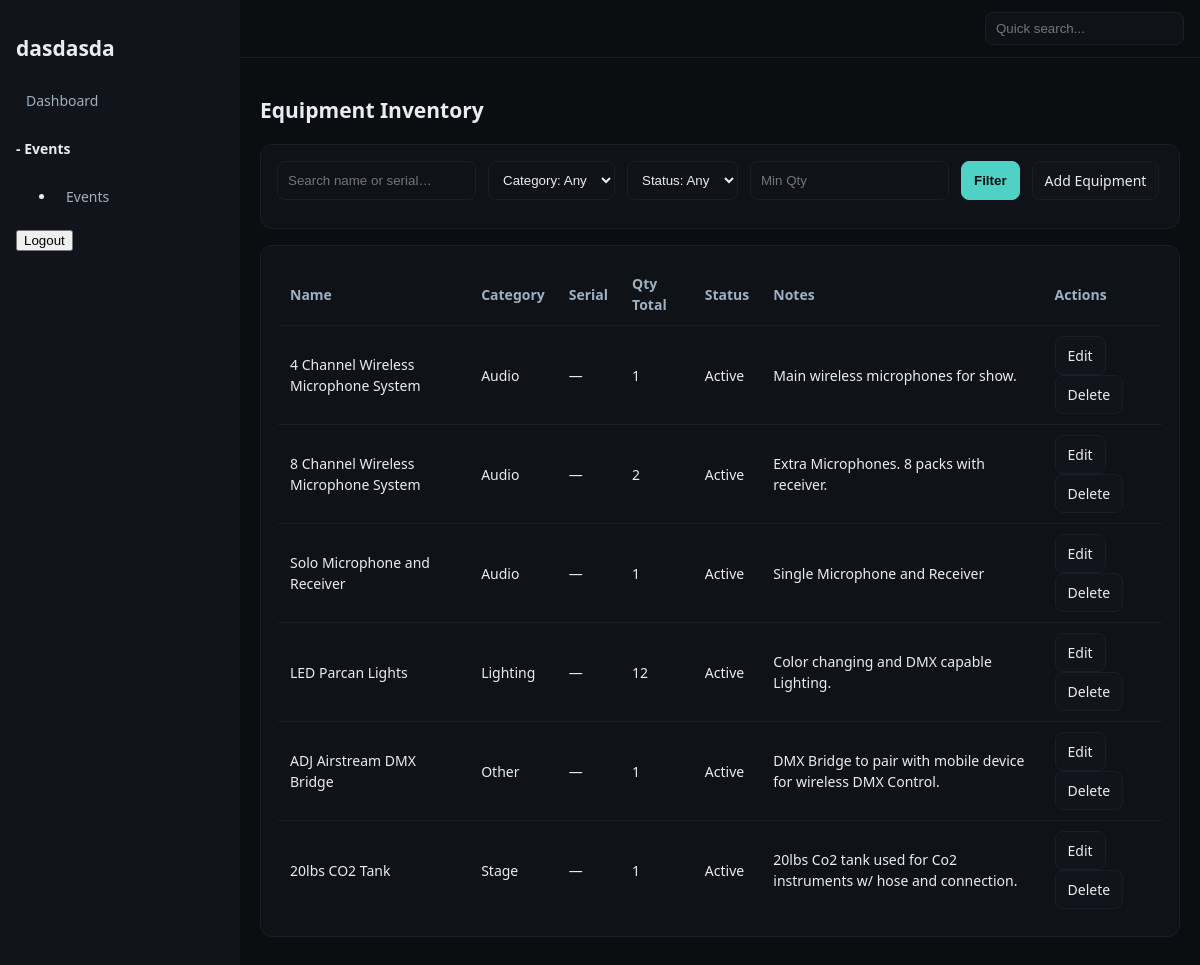
The page /control/equipment/ (signed in) on the database its author committed.
### pages/models.py (models this page shows, shortened)
class Artist(models.Model):
    ROLE_CHOICES = [("headliner","Headliner"),("opener","Opener"),("guest","Guest")]
    user = models.OneToOneField(
        User,
        null=True,
        blank=True,
        on_delete=models.SET_NULL,
        help_text="Headliner account that can edit this EPK.",
        related_name="artist_dashboard"
    )
    name = models.CharField(max_length=160)
    slug = models.SlugField(max_length=180, unique=True, blank=True)
    short_tag = models.CharField(max_length=40, blank=True, help_text="Short label used on the headliners grid")
    genre = models.CharField(max_length=120, blank=True)
    hometown = models.CharField(max_length=120, blank=True)
    bio = models.TextField(blank=True)
    avatar = models.ImageField(upload_to="artists/avatar/", blank=True)
    hero_image = models.ImageField(upload_to="artists/hero/", blank=True)
    is_public = models.BooleanField(default=True)
    sort = models.PositiveIntegerField(default=0)
    default_role = models.CharField(max_length=20, choices=ROLE_CHOICES, default="opener")
    website_url = models.URLField(blank=True)
    instagram_url = models.URLField(blank=True)
    tiktok_url = models.URLField(blank=True)
    youtube_url = models.URLField(blank=True)
    spotify_url = models.URLField(blank=True)
    apple_url = models.URLField(blank=True)
    contact_email = models.EmailField(blank=True)
    class Meta:
        ordering = ["sort", "name"]

### equipment/models.py (models this page shows, shortened)
class Equipment(models.Model):
    CATEGORY_CHOICES = [
        ("audio", "Audio"),
        ("lighting", "Lighting"),
        ("stage", "Stage"),
        ("video", "Video"),
        ("other", "Other"),
    ]
    name = models.CharField(max_length=160)
    category = models.CharField(max_length=20, choices=CATEGORY_CHOICES, default="other")
    serial = models.CharField(max_length=120, blank=True)
    qty_total = models.PositiveIntegerField(default=1)
    notes = models.TextField(blank=True)
    active = models.BooleanField(default=True)

### equipment/views.py (the view)
# urls.py: path("", views.equipment_list, name="list"),
@login_required
def equipment_list(request):
    q = (request.GET.get("q") or "").strip()
    category = (request.GET.get("category") or "").strip()
    active = (request.GET.get("active") or "").strip()
    min_qty = request.GET.get("min_qty") or ""
    qs = Equipment.objects.all().order_by("category", "name")
    if q: qs = qs.filter(Q(name__icontains=q) | Q(serial__icontains=q))
    if category: qs = qs.filter(category=category)
    if active == "yes": qs = qs.filter(active=True)
    elif active == "no": qs = qs.filter(active=False)
    if min_qty:
        try: qs = qs.filter(qty_total__gte=int(min_qty))
        except ValueError: pass
    ctx = {"rows": qs, "q": {"q": q, "category": category, "active": active, "min_qty": min_qty},
           "categories": Equipment.CATEGORY_CHOICES}
    return render(request, "equipment/equipment_list.html", ctx)

### templates/equipment/equipment_list.html (shortened to what this page needs)
{% extends 'controlpanel/dashboard.html' %}
{% block content %}
<h1>Equipment Inventory</h1>
<form method="get" class="card">
  <div class="form-row">
    <input class="input" name="q" placeholder="Search name or serial…" value="{{ q.q }}">
    <select class="input" name="category">
      <option value="">Category: Any</option>
    </select>
    <select class="input" name="active">
      <option value="">Status: Any</option>
    </select>
    <input class="input" type="number" name="min_qty" placeholder="Min Qty" value="{{ q.min_qty }}">
    <button class="btn primary">Filter</button>
    <a class="btn" href="{% url 'control:equipment:add' %}">Add Equipment</a>
  </div>
</form>
<div class="card">
  <table class="table">
    <thead>
      <tr>
        <th>Name</th>
        <th>Category</th>
        <th>Serial</th>
        <th>Qty Total</th>
        <th>Status</th>
        <th>Notes</th>
        <th>Actions</th>
      </tr>
    </thead>
    <tbody>
      {% for e in rows %}
        <tr>
          <td>{{ e.name }}</td>
          <td>{{ e.get_category_display }}</td>
          <td>{{ e.serial|default:"—" }}</td>
          <td>{{ e.qty_total }}</td>
          <td>{% if e.active %}Active{% else %}<span class="muted">Inactive</span>{% endif %}</td>
          <td>{{ e.notes|default:"" }}</td>
          <td>
                <a class="btn" href="{% url 'control:equipment:edit' e.id %}">Edit</a>
                <a class="btn" href="{% url 'control:equipment:delete' e.id %}">Delete</a>
            </td>
        </tr>
      {% empty %}
        <tr><td colspan="6" class="muted">No equipment found.</td></tr>
      {% endfor %}
    </tbody>
  </table>
</div>
{% endblock %}

### templates/controlpanel/dashboard.html (shortened to what this page needs)
{% load static %}
<!doctype html>
<html>
  <head>
    {% load static %}
	<link rel="stylesheet" href="{% static 'css/control.css' %}">
  </head>
  <body>
    <div class="cp-shell">
		<aside class="cp-sidebar">
			<div class="cp-brand"><h2>{{user.artist_dashboard.name}}</h2></div>
			<nav class="cp-nav">
				{% if not request.user.is_superuser %}<a href="{% url 'control:pages:artist_dashboard' request.user.artist_dashboard.id %}">Dashboard</a>{% endif %}
				<div>
					<h4 onclick="expandCollapseNav(this)"><span>-</span> Events</h4>
					<ul>
						<li><a href="{% url 'control:events:list' %}">Events</a></li>
					</ul>
				</div>
				<form action="{% url 'control:accounts:logout' %}" method="post" style="display:inline">
					<button type="submit">Logout</button>
				</form>
			</nav>
		</aside>
		<main class="cp-main">
			<header class="cp-topbar" style="align-items: center;justify-content: space-between;">
				<form method="get" action="" class="cp-quicksearch">
					<input type="search" name="q" placeholder="Quick search...">
				</form>
			</header>
			<section class="cp-content">
				{% block content %}{% endblock %}
			</section>
		</main>
    </div>
  </body>
</html>

### static/css/control.css (style rules this page uses)
:root { --bg:#0b0d11; --panel:#11151b; --ink:#e7edf3; --muted:#9eb0c2; --accent:#4fd1c5; }
* { box-sizing:border-box }
html,body { height:100% }
body { margin:0;background:var(--bg);color:var(--ink);font:14px/1.5 system-ui,-apple-system,Segoe UI,Roboto }
a { color:var(--ink);text-decoration:none }
.cp-shell { display:grid;grid-template-columns:240px 1fr;min-height:100vh }
.cp-sidebar { background:var(--panel);padding:16px;position:sticky;top:0; }
.cp-brand { font-weight:700;margin-bottom:16px }
.cp-nav a { display:block;padding:8px 10px;border-radius:8px;color:var(--muted) }
.cp-main { display:flex;flex-direction:column }
.cp-topbar { display:flex;justify-content:flex-end;padding:12px 16px;border-bottom:1px solid #1a1f27 }
.cp-quicksearch input { background:#0f1318;border:1px solid #1a1f27;color:var(--ink);padding:8px 10px;border-radius:8px }
.cp-content { padding:20px }
.table { width:100%;border-collapse:collapse;background:#0f1318;border:1px solid #1a1f27;border-radius:8px;overflow:hidden }
.table th,.table td { padding:10px 12px;border-bottom:1px solid #1a1f27 }
.table th { text-align:left;color:var(--muted);font-weight:600 }
.btn { display:inline-block;padding:8px 12px;border:1px solid #1a1f27;background:#11151b;color:var(--ink);border-radius:8px }
.btn.primary { background:var(--accent);border-color:var(--accent);color:#0b0d11;font-weight:700 }
.input, select { background:#0f1318;border:1px solid #1a1f27;color:var(--ink);padding:8px 10px;border-radius:8px }
.form-row { display:flex;gap:12px;flex-wrap:wrap;margin-bottom:12px;flex-direction: row; }
.card { background:#0f1318;border:1px solid #1a1f27;border-radius:12px;padding:16px;margin-bottom:16px }

### rows shown on the page
Equipment: name "4 Channel Wireless Microphone System", category "Audio", serial "—", qty_total "1", active "Active", notes "Main wireless microphones for show."
Equipment: name "8 Channel Wireless Microphone System", category "Audio", serial "—", qty_total "2", active "Active", notes "Extra Microphones. 8 packs with receiver."
Equipment: name "Solo Microphone and Receiver", category "Audio", serial "—", qty_total "1", active "Active", notes "Single Microphone and Receiver"
Equipment: name "LED Parcan Lights", category "Lighting", serial "—", qty_total "12", active "Active", notes "Color changing and DMX capable Lighting."
Equipment: name "ADJ Airstream DMX Bridge", category "Other", serial "—", qty_total "1", active "Active", notes "DMX Bridge to pair with mobile device for wireless DMX Control."
Equipment: name "20lbs CO2 Tank", category "Stage", serial "—", qty_total "1", active "Active", notes "20lbs Co2 tank used for Co2 instruments w/ hose and connection."

### other values the page prints
{{ user.artist_dashboard.name }} "dasdasda"
